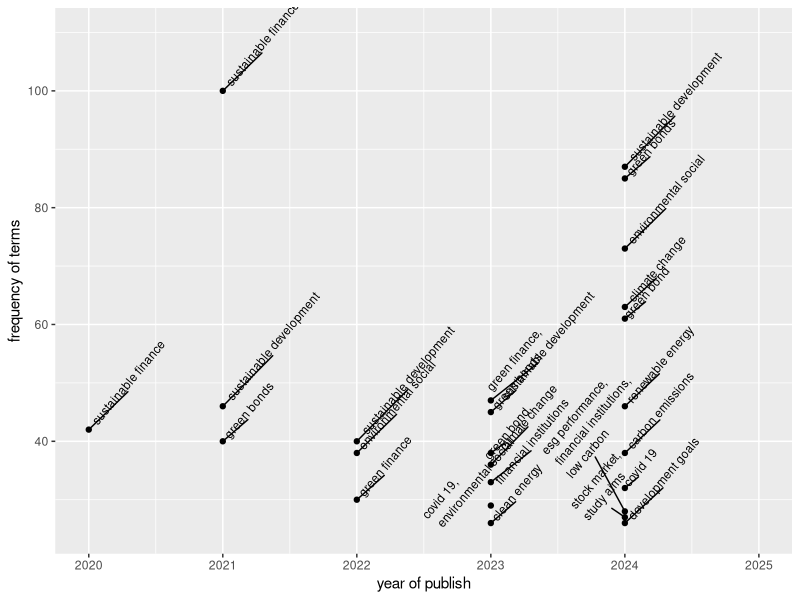

The R script that drew this image:
library('readxl')
library('dplyr')
library(tidytext)
library(tidyr)
library(ggplot2)
library(ggrepel)

data = read_excel("data/clean_data_final.xlsx")
text_data <- data %>% mutate(text= paste(AB, TI)) %>% select('MYSQL_ID', 'PY','text')
head(text_data)
#

text_bigram <- text_data %>%
  unnest_tokens(bigram, text, token = "ngrams", n=2) %>%
  filter(!is.na(bigram))

text_bigram
#
text_bigram %>% 
  group_by(PY) %>%
  count(bigram, sort = TRUE, .drop = FALSE) 

bigrams_separated <- text_bigram %>%
  separate(bigram, c("word1", "word2"), sep = " ")
#
bigrams_filtered <- bigrams_separated %>%
  filter(!word1 %in% stop_words$word) %>%
  filter(!word2 %in% stop_words$word)

bigram_counts <- bigrams_filtered %>% 
  count(word1, word2, sort = TRUE)
bigram_counts
#
bigrams_united <- bigrams_filtered %>%   
  unite(bigram, word1, word2, sep = " ") %>% 
  group_by(PY) %>%
  count(bigram, sort = TRUE, .drop = FALSE)

bigrams_united
#

remove_terms <- c('based investing','bibliometric analysis','content analysis','design methodology','economic development','esg data','eu sustainable','faith based','finance research','financial knowledge','findings reveal','future research','governance esg','green financial','inclusive growth','investment decisions','literature review','methodology approachthe','national development','paper aims','practical implications','promoting sustainable','rights reserved','study contributes','study examines','study investigates','sustainable financial','valuable insights')

p <- 
  bigrams_united %>% 
  filter(n > 10) %>% 
  filter(! bigram %in% remove_terms) %>% 
  group_by(PY,n) %>%
  summarise(combined_words=paste(bigram,collapse=",\n")) %>%
  ggplot( aes(PY, n, label=combined_words))

#ploting

p +labs(y="frequency of terms", x="year of publish") +geom_point() + geom_text_repel(
  hjust=-0.05, 
  min.segment.length=0.5,
  #segment.colour=NA,
  force_pull = 5,
  position = "identity", 
  max.time = 1,
  max.iter = 10000,
  max.overlaps = getOption("ggrepel.max.overlaps", default = 10),
  size=3, 
  angle=50,
  arrow = NULL
  
) + ylim(25,110)+ xlim(c(2020,2025)) 
